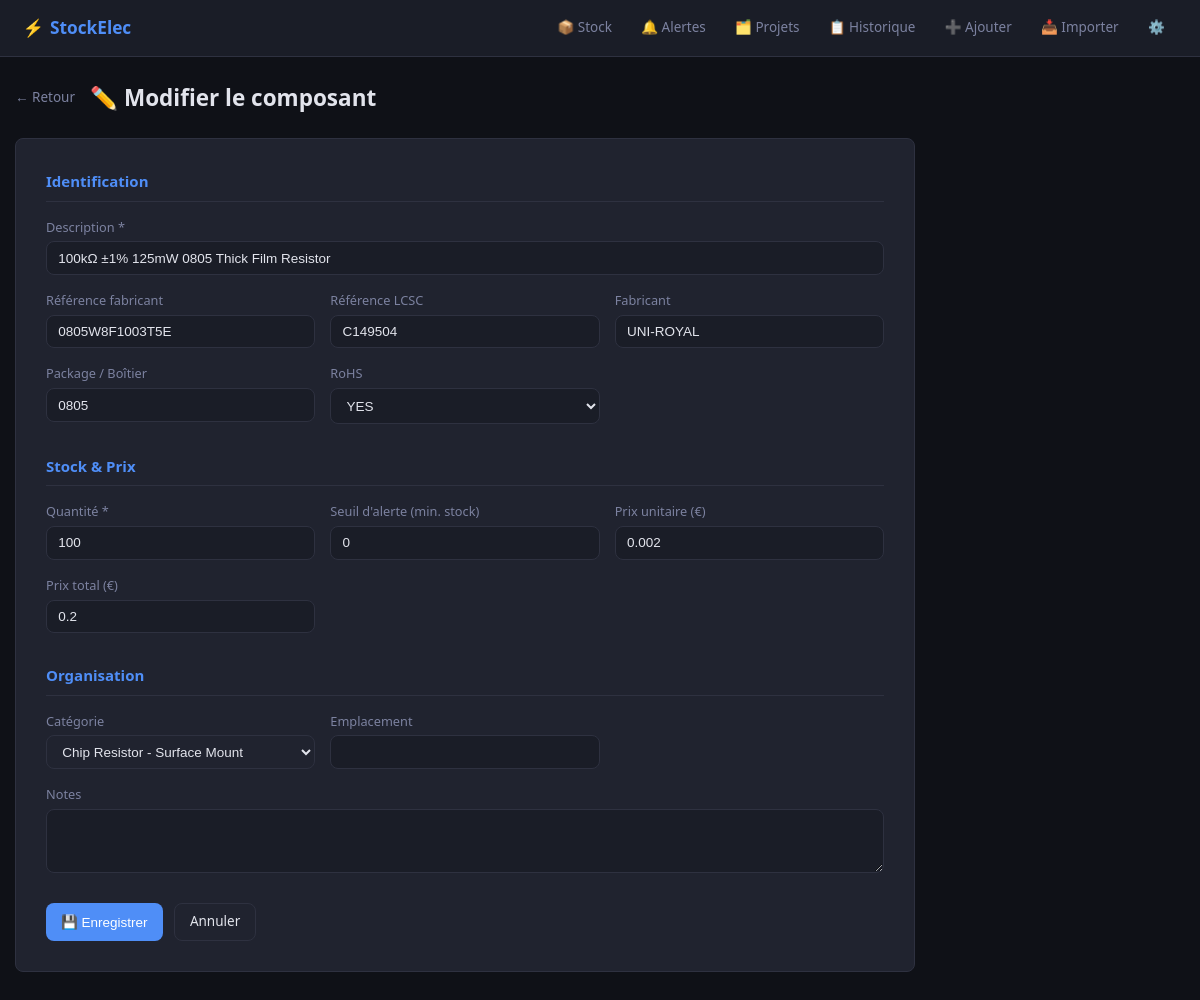
Screenshot of /component/1/edit with the database file from the repository.
### tables this page shows
CREATE TABLE components (
                id                      INTEGER PRIMARY KEY AUTOINCREMENT,
                lcsc_part_number        TEXT UNIQUE,
                manufacture_part_number TEXT,
                manufacturer            TEXT,
                customer_no             TEXT,
                package                 TEXT,
                description             TEXT,
                rohs                    TEXT,
                quantity                INTEGER DEFAULT 0,
                min_stock               INTEGER DEFAULT 0,
                unit_price              REAL,
                ext_price               REAL,
                category                TEXT,
                category_id             INTEGER,
                location                TEXT,
                notes                   TEXT,
                image_path              TEXT,
                datasheet_url           TEXT,
                created_at              TIMESTAMP DEFAULT CURRENT_TIMESTAMP,
                updated_at              TIMESTAMP DEFAULT CURRENT_TIMESTAMP
            , symbol_svg TEXT, footprint_svg TEXT, symbol_png TEXT, footprint_png TEXT);

CREATE TABLE categories (
                id        INTEGER PRIMARY KEY,
                parent_id INTEGER,
                name      TEXT NOT NULL,
                full_path TEXT,
                FOREIGN KEY (parent_id) REFERENCES categories(id)
            );

### app/controllers/component_controller.py (the view, shortened to what this page needs)
@component_bp.route("/component/<int:component_id>/edit", methods=["GET", "POST"])
def edit(component_id):
    comp = ComponentModel.get_by_id(component_id)
    if comp is None:
        flash("Composant introuvable.", "danger")
        return redirect(url_for("components.index"))
    from ..models.category import CategoryModel
    return ComponentView.render_edit(comp, category_groups=CategoryModel.get_grouped_for_stock())

### app/models/component.py (called while the page is built)
    @staticmethod
    def get_by_id(component_id):
        db = get_db()
        row = db.execute(
            "SELECT * FROM components WHERE id = ?", (component_id,)
        ).fetchone()
        return Component(row) if row else None

### app/models/database.py (called while the page is built)
def get_db():
    db = getattr(g, "_database", None)
    if db is None:
        db = g._database = sqlite3.connect(DATABASE)
        db.row_factory = sqlite3.Row
    return db

### app/views/component_view.py (called while the page is built)
    @staticmethod
    def render_edit(component, category_groups=None):
        return render_template("components/edit.html", component=component,
                               category_groups=category_groups or [])

### app/templates/components/edit.html (shortened to what this page needs)
{% extends "base.html" %}
{% from "partials/category_select.html" import category_select %}
{% block content %}
<div class="page-header">
    <a href="{{ url_for('components.detail', component_id=component.id) }}" class="btn-back">← Retour</a>
    <h1>✏️ Modifier le composant</h1>
</div>
<div class="form-card">
    <form method="post" action="{{ url_for('components.edit', component_id=component.id) }}">
        <div class="form-section">
            <h2 class="form-section-title">Identification</h2>
            <div class="form-grid">
                <div class="form-group form-group-full">
                    <label>Description *</label>
                    <input type="text" name="description" class="form-input" required
                           value="{{ component.description or '' }}"/>
                </div>
                <div class="form-group">
                    <label>Référence fabricant</label>
                    <input type="text" name="manufacture_part_number" class="form-input"
                           value="{{ component.manufacture_part_number or '' }}"/>
                </div>
                <div class="form-group">
                    <label>Référence LCSC</label>
                    <input type="text" name="lcsc_part_number" class="form-input"
                           value="{{ component.lcsc_part_number or '' }}"/>
                </div>
                <div class="form-group">
                    <label>Fabricant</label>
                    <input type="text" name="manufacturer" class="form-input"
                           value="{{ component.manufacturer or '' }}"/>
                </div>
                <div class="form-group">
                    <label>Package / Boîtier</label>
                    <input type="text" name="package" class="form-input"
                           value="{{ component.package or '' }}"/>
                </div>
                <div class="form-group">
                    <label>RoHS</label>
                    <select name="rohs" class="form-input">
                        <option value="YES" {% if component.rohs == 'YES' %}selected{% endif %}>YES</option>
                    </select>
                </div>
            </div>
        </div>
        <div class="form-section">
            <h2 class="form-section-title">Stock &amp; Prix</h2>
            <div class="form-grid">
                <div class="form-group">
                    <label>Quantité *</label>
                    <input type="number" name="quantity" class="form-input" min="0" required
                           value="{{ component.quantity }}"/>
                </div>
                <div class="form-group">
                    <label>Seuil d'alerte (min. stock)</label>
                    <input type="number" name="min_stock" class="form-input" min="0"
                           value="{{ component.min_stock or 0 }}"
                           placeholder="0 = pas d'alerte"/>
                </div>
                <div class="form-group">
                    <label>Prix unitaire (€)</label>
                    <input type="number" name="unit_price" class="form-input" step="0.0001" min="0"
                           value="{{ component.unit_price or '' }}"/>
                </div>
                <div class="form-group">
                    <label>Prix total (€)</label>
                    <input type="number" name="ext_price" class="form-input" step="0.01" min="0"
                           value="{{ component.ext_price or '' }}"/>
                </div>
            </div>
        </div>
        <div class="form-section">
            <h2 class="form-section-title">Organisation</h2>
            <div class="form-grid">
                <div class="form-group">
                    <label>Catégorie</label>
                    {{ category_select("category", component.category or "", category_groups) }}
                </div>
                <div class="form-group">
                    <label>Emplacement</label>
                    <input type="text" name="location" class="form-input"
                           value="{{ component.location or '' }}"/>
                </div>
                <div class="form-group form-group-full">
                    <label>Notes</label>
                    <textarea name="notes" class="form-input" rows="3">{{ component.notes or '' }}</textarea>
                </div>
            </div>
        </div>
        <div class="form-actions">
            <button type="submit" class="btn btn-primary">💾 Enregistrer</button>
            <a href="{{ url_for('components.detail', component_id=component.id) }}" class="btn btn-secondary">Annuler</a>
        </div>
    </form>
</div>
{% endblock %}

### app/templates/partials/category_select.html (shortened to what this page needs)
{% macro category_select(name, selected, category_groups,
                          extra_class="", all_label="Toutes catégories") %}
<select name="{{ name }}" class="input-select {{ extra_class }}">
    {% if category_groups %}
        {% for group in category_groups %}
            {% if group.group %}
                <optgroup label="{{ group.group }}">
                    {% for opt in group.options %}
                        <option value="{{ opt.value }}"
                            {% if selected == opt.value %}selected{% endif %}>
                            {{ opt.label }}
                        </option>
                    {% endfor %}
                </optgroup>
            {% endif %}
        {% endfor %}
    {% endif %}
</select>
{% endmacro %}

### app/static/css/style.css (style rules this page uses)
:root { --bg: #0f1117; --bg-surface: #1a1d27; --bg-card: #20232f; --border: #2e3140; --accent: #4f8ef7; --accent-hover:#6ba3ff; --danger: #e05c5c; --success: #4caf7d; --warning: #f0a050; --text: #e2e4ec; --text-muted: #7c82a0; --mono: 'Courier New', monospace; --radius: 8px; --shadow: 0 2px 12px rgba(0,0,0,.4); }
*, *::before, *::after { box-sizing: border-box; margin: 0; padding: 0; }
html { font-size: 15px; }
body { background: var(--bg); color: var(--text); font-family: system-ui, sans-serif; line-height: 1.6; }
a { color: var(--accent); text-decoration: none; }
.page-header { display: flex; align-items: center; gap: 1rem; margin-bottom: 1.5rem; flex-wrap: wrap; }
.page-header h1 { font-size: 1.5rem; flex: 1; }
.btn-back { color: var(--text-muted); font-size: .9rem; }
.input-select { padding: .5rem .75rem; background: var(--bg-card); border: 1px solid var(--border); border-radius: var(--radius); color: var(--text); font-size: .9rem; }
.btn { display: inline-block; padding: .5rem 1rem; border-radius: var(--radius); font-size: .9rem; font-weight: 500; border: none; cursor: pointer; transition: filter .15s; text-align: center; }
.btn-primary { background: var(--accent); color: #fff; }
.btn-secondary { background: var(--bg-card); color: var(--text); border: 1px solid var(--border); }
.form-card { background: var(--bg-card); border: 1px solid var(--border); border-radius: var(--radius); padding: 2rem; max-width: 900px; }
.form-section { margin-bottom: 2rem; }
.form-section-title { font-size: 1rem; font-weight: 600; color: var(--accent); border-bottom: 1px solid var(--border); padding-bottom: .5rem; margin-bottom: 1rem; }
.form-grid { display: grid; grid-template-columns: repeat(auto-fill, minmax(250px, 1fr)); gap: 1rem; }
.form-group { display: flex; flex-direction: column; gap: .3rem; }
.form-group-full { grid-column: 1 / -1; }
.form-group label { font-size: .85rem; color: var(--text-muted); }
.form-input { padding: .55rem .75rem; background: var(--bg-surface); border: 1px solid var(--border); border-radius: var(--radius); color: var(--text); font-size: .9rem; transition: border-color .15s; }
textarea.form-input { resize: vertical; }
.form-actions { display: flex; gap: .75rem; margin-top: 1.5rem; }

### rows the page displays
components: description "100kΩ ±1% 125mW 0805 Thick Film Resistor", manufacture_part_number "0805W8F1003T5E", lcsc_part_number "C149504", manufacturer "UNI-ROYAL", package "0805", rohs "YES", quantity "100", min_stock "0", unit_price "0.002", ext_price "0.2", category "Chip Resistor - Surface Mount"
